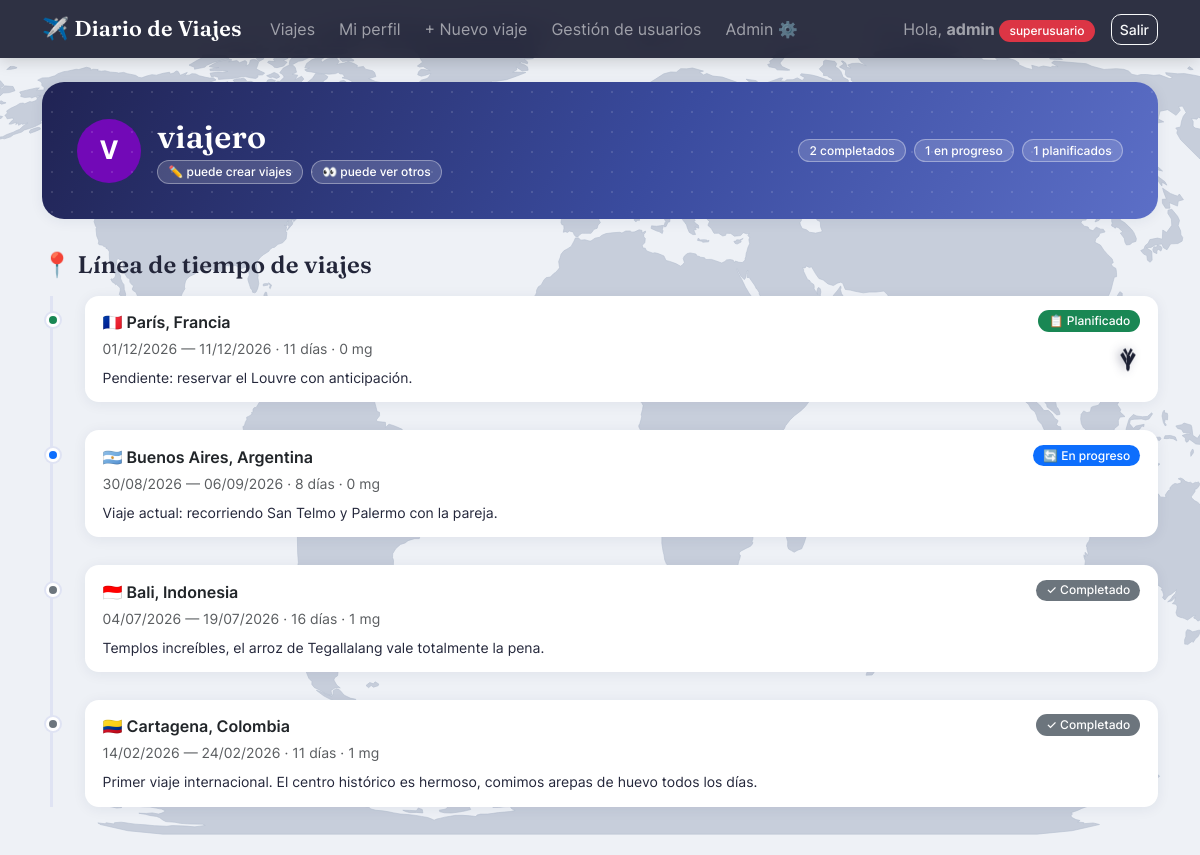
Page /perfil/viajero/ (signed in) on the committed database.
### viajes/models.py (models this page shows, shortened)
class Viaje(models.Model):
    COMPLETADO = "completado"
    EN_PROGRESO = "en_progreso"
    PLANIFICADO = "planificado"
    ESTADO_CHOICES = [
        (COMPLETADO, "Completado"),
        (EN_PROGRESO, "En progreso"),
        (PLANIFICADO, "Planificado"),
    ]
    propietario = models.ForeignKey(
        settings.AUTH_USER_MODEL,
        on_delete=models.CASCADE,
        related_name="viajes",
        verbose_name="Propietario",
    )
    destino = models.CharField(
        max_length=100,
        verbose_name="Destino",
        help_text='Ciudad o región, ej: "París", "Bali", "Cartagena".',
    )
    pais = models.CharField(max_length=100, verbose_name="País")
    fecha_inicio = models.DateField(verbose_name="Fecha de inicio")
    fecha_fin = models.DateField(
        verbose_name="Fecha de término",
        null=True,
        blank=True,
        help_text="Déjalo vacío si el viaje todavía no termina o es un plan a futuro.",
    )
    estado = models.CharField(
        max_length=15,
        choices=ESTADO_CHOICES,
        default=PLANIFICADO,
        editable=False,
        verbose_name="Estado",
    )
    notas = models.TextField(
        blank=True,
        verbose_name="Notas del viaje",
        help_text="Detalles, recuerdos o lo que quieras anotar sobre este viaje.",
    )
    creado = models.DateTimeField(auto_now_add=True)
    actualizado = models.DateTimeField(auto_now=True)
    class Meta:
        ordering = ["-fecha_inicio"]  # más reciente primero
        verbose_name = "Viaje"
        verbose_name_plural = "Viajes"
    def calcular_estado(self):
        hoy = timezone.localdate()
        if self.fecha_inicio > hoy:
            return self.PLANIFICADO
        if self.fecha_fin and self.fecha_fin < hoy:
            return self.COMPLETADO
        return self.EN_PROGRESO
    @property
    def duracion_dias(self):
        fin = self.fecha_fin or timezone.localdate()
        dias = (fin - self.fecha_inicio).days + 1
        return max(dias, 1)
    @property
    def total_mg(self):
        return self.mg.count()

### viajes/views.py (the view)
# urls.py: path("perfil/", views.perfil_usuario, name="mi_perfil"),
@login_required
def perfil_usuario(request, username=None):
    usuario_visto = request.user if username is None else get_object_or_404(User, username=username)
    perfil_solicitante = _perfil_de(request.user)
    perfil_visto = _perfil_de(usuario_visto)
    es_propio = usuario_visto.id == request.user.id
    if not es_propio and not perfil_solicitante.puede_ver_otros:
        messages.warning(request, "No tienes permiso para ver el perfil de otros usuarios.")
        return redirect("lista_viajes")
    _refrescar_estados()
    viajes = Viaje.objects.filter(propietario=usuario_visto)
    contexto = {
        "usuario_visto": usuario_visto,
        "perfil_visto": perfil_visto,
        "es_propio": es_propio,
        "viajes": viajes,
        "total_completados": viajes.filter(estado=Viaje.COMPLETADO).count(),
        "total_en_progreso": viajes.filter(estado=Viaje.EN_PROGRESO).count(),
        "total_planificados": viajes.filter(estado=Viaje.PLANIFICADO).count(),
    }
    return render(request, "viajes/perfil.html", contexto)

### viajes/templatetags/viajes_extras.py (called while the page is built)
def _normalizar(texto):
    texto = texto.strip().lower()
    return "".join(
        c for c in unicodedata.normalize("NFD", texto) if unicodedata.category(c) != "Mn"
    )

@register.filter
def bandera(pais):
    if not pais:
        return "🌍"
    return _BANDERAS.get(_normalizar(pais), "🌍")

@register.filter
def color_avatar(username):
    if not username:
        return _PALETA_AVATAR[0]
    indice = sum(ord(c) for c in username) % len(_PALETA_AVATAR)
    return _PALETA_AVATAR[indice]

@register.filter
def inicial(username):
    return username[0].upper() if username else "?"

### viajes/views.py (called while the page is built)
def _refrescar_estados():
    for viaje in Viaje.objects.all():
        nuevo_estado = viaje.calcular_estado()
        if nuevo_estado != viaje.estado:
            Viaje.objects.filter(pk=viaje.pk).update(estado=nuevo_estado)

def _perfil_de(usuario):
    perfil, _ = PerfilUsuario.objects.get_or_create(usuario=usuario)
    return perfil

### viajes/templates/viajes/perfil.html (shortened to what this page needs)
{% extends "viajes/base.html" %}
{% load viajes_extras %}
{% block contenido %}
<div class="encabezado-perfil d-flex justify-content-between align-items-center flex-wrap gap-3">
    <div class="d-flex align-items-center gap-3">
        <span class="avatar-circulo grande" style="background-color: {{ usuario_visto.username|color_avatar }}">
            {{ usuario_visto.username|inicial }}
        </span>
        <div>
            <h2 class="mb-1">{{ usuario_visto.username }}{% if es_propio %} <small class="opacity-75">(tú)</small>{% endif %}</h2>
            <div class="d-flex gap-2 flex-wrap">
                {% if perfil_visto.puede_crear_viajes %}<span class="badge">✏️ puede crear viajes</span>{% endif %}
                {% if perfil_visto.puede_ver_otros %}<span class="badge">👀 puede ver otros</span>{% endif %}
            </div>
        </div>
    </div>
    <div class="d-flex gap-2">
        <span class="badge badge-completado">{{ total_completados }} completados</span>
        <span class="badge badge-en_progreso">{{ total_en_progreso }} en progreso</span>
        <span class="badge badge-planificado">{{ total_planificados }} planificados</span>
    </div>
</div>
<h4 class="mb-3">📍 Línea de tiempo de viajes</h4>
{% if viajes %}
<div class="timeline mt-3">
    {% for viaje in viajes %}
    <div class="timeline-item {{ viaje.estado }}">
        <div class="d-flex justify-content-between align-items-start flex-wrap gap-2">
            <a class="text-decoration-none text-dark fw-semibold" href="{% url 'detalle_viaje' viaje.pk %}">
                {{ viaje.pais|bandera }} {{ viaje.destino }}, {{ viaje.pais }}
            </a>
            <span class="badge badge-{{ viaje.estado }}">
                {% if viaje.estado == 'completado' %}✓ Completado{% elif viaje.estado == 'en_progreso' %}🔄 En progreso{% else %}📋 Planificado{% endif %}
            </span>
        </div>
        <div class="text-muted small mt-1">
            {{ viaje.fecha_inicio|date:"d/m/Y" }}
            {% if viaje.fecha_fin %} — {{ viaje.fecha_fin|date:"d/m/Y" }}{% endif %}
            · {{ viaje.duracion_dias }} día{{ viaje.duracion_dias|pluralize }}
            · {{ viaje.total_mg }} mg
        </div>
        {% if viaje.notas %}
        <p class="mb-0 mt-2 small">{{ viaje.notas|truncatewords:20 }}</p>
        {% endif %}
    </div>
    {% endfor %}
</div>
{% else %}
<p class="text-muted">Todavía no hay viajes registrados.</p>
{% endif %}
{% endblock %}

### viajes/templates/viajes/base.html (shortened to what this page needs)
{% load static %}
<!DOCTYPE html>
<html lang="es">
<head>
    <link href="{% static 'viajes/vendor/bootstrap/css/bootstrap.min.css' %}" rel="stylesheet">
    <link rel="stylesheet" href="{% static 'viajes/css/style.css' %}">
</head>
<body>
<div class="mapa-fondo" aria-hidden="true"></div>
<nav class="navbar navbar-expand-lg navbar-dark bg-dark mb-4">
    <div class="container">
        <a class="navbar-brand" href="{% url 'lista_viajes' %}">✈️ Diario de Viajes</a>
        <div class="collapse navbar-collapse" id="navbarNav">
            {% if user.is_authenticated %}
            <ul class="navbar-nav me-auto">
                <li class="nav-item"><a class="nav-link" href="{% url 'lista_viajes' %}">Viajes</a></li>
                <li class="nav-item"><a class="nav-link" href="{% url 'mi_perfil' %}">Mi perfil</a></li>
                {% if user.perfil.puede_crear_viajes %}
                <li class="nav-item"><a class="nav-link" href="{% url 'crear_viaje' %}">+ Nuevo viaje</a></li>
                {% endif %}
                {% if user.is_superuser %}
                <li class="nav-item"><a class="nav-link" href="{% url 'gestion_usuarios' %}">Gestión de usuarios</a></li>
                <li class="nav-item"><a class="nav-link" href="/admin/" target="_blank">Admin ⚙️</a></li>
                {% endif %}
            </ul>
            <span class="navbar-text me-3">
                Hola, <strong>{{ user.username }}</strong>
                {% if user.is_superuser %}<span class="badge bg-danger">superusuario</span>{% endif %}
            </span>
            <form action="{% url 'logout' %}" method="post" class="d-flex">
                <button class="btn btn-outline-light btn-sm" type="submit">Salir</button>
            </form>
            {% else %}
            <ul class="navbar-nav ms-auto">
                <li class="nav-item"><a class="nav-link" href="{% url 'login' %}">Ingresar</a></li>
                <li class="nav-item"><a class="nav-link" href="{% url 'registro' %}">Crear cuenta</a></li>
            </ul>
            {% endif %}
        </div>
    </div>
</nav>
<div class="container mb-5">
    {% block contenido %}{% endblock %}
</div>
</body>
</html>

### viajes/static/viajes/css/style.css (style rules this page uses)
:root { --fuente-titulos: "Fraunces", "Georgia", serif; --fuente-texto: "Inter", -apple-system, "Segoe UI", Roboto, sans-serif; --color-primario: #3a86ff; --color-primario-oscuro: #2a5fc9; --sombra-suave: 0 2px 14px rgba(35, 39, 82, 0.07); --sombra-hover: 0 14px 30px rgba(35, 39, 82, 0.14); }
html { scroll-behavior: smooth; }
body { font-family: var(--fuente-texto); color: #23263a; min-height: 100vh; background-color: #eef1f6; background-attachment: fixed; }
.mapa-fondo { position: fixed; inset: 0; z-index: -2; background-color: #eef1f6; background-image: url("../img/mapa-mundo.svg"); background-size: cover; background-position: center; pointer-events: none; }
:root { --ruta-vuelo: ellipse(44vw 40vh at 50vw 45vh); --duracion-vuelo: 34s; }
h1, h2, h3, h4, h5, .navbar-brand { font-family: var(--fuente-titulos); font-weight: 600; letter-spacing: 0.2px; }
.navbar { background: rgba(20, 22, 43, 0.88) !important; backdrop-filter: blur(10px); -webkit-backdrop-filter: blur(10px); box-shadow: 0 2px 16px rgba(0, 0, 0, 0.18); }
.navbar-brand { font-size: 1.35rem; letter-spacing: 0.3px; }
.navbar .nav-link { font-family: var(--fuente-texto); border-radius: 8px; padding: 0.4rem 0.75rem !important; transition: background-color 0.15s ease; }
.badge-completado { background-color: #6c757d; }
.badge-en_progreso { background-color: #0d6efd; }
.badge-planificado { background-color: #198754; }
.badge { border-radius: 999px; font-weight: 500; padding: 0.4em 0.85em; }
.avatar-circulo { display: inline-flex; align-items: center; justify-content: center; width: 2.1rem; height: 2.1rem; border-radius: 50%; color: #fff; font-weight: 700; font-size: 0.9rem; flex-shrink: 0; font-family: var(--fuente-texto); }
.avatar-circulo.grande { width: 4rem; height: 4rem; font-size: 1.6rem; }
.encabezado-perfil { background: linear-gradient(120deg, #202353 0%, #3a4b9e 55%, #5c6fc7 100%); color: #fff; border-radius: 22px; padding: 2.2rem; margin-bottom: 2rem; box-shadow: var(--sombra-suave); position: relative; overflow: hidden; }
.encabezado-perfil::after { content: ""; position: absolute; inset: 0; background-image: radial-gradient(rgba(255, 255, 255, 0.12) 1.5px, transparent 1.5px); background-size: 20px 20px; pointer-events: none; }
.encabezado-perfil > * { position: relative; }
.encabezado-perfil .badge { background-color: rgba(255, 255, 255, 0.16); border: 1px solid rgba(255, 255, 255, 0.35); }
.timeline { position: relative; border-left: 3px solid #dfe3f3; padding-left: 2rem; margin-left: 0.5rem; }
.timeline-item { position: relative; margin-bottom: 1.75rem; background: #fff; border-radius: 14px; padding: 0.9rem 1.1rem; box-shadow: var(--sombra-suave); transition: transform 0.15s ease, box-shadow 0.15s ease; }
.timeline-item::before { content: ""; position: absolute; left: -2.44rem; top: 1.1rem; width: 14px; height: 14px; border-radius: 50%; background: var(--color-primario); border: 3px solid #fff; box-shadow: 0 0 0 2px #dfe3f3; }
.timeline-item.completado::before { background: #6c757d; }
.timeline-item.en_progreso::before { background: #0d6efd; }
.timeline-item.planificado::before { background: #198754; }
.btn { border-radius: 10px; font-family: var(--fuente-texto); font-weight: 500; }

### rows in the picture
Viaje: pais|bandera "🇫🇷", destino "París", pais "Francia", estado "📋 Planificado", fecha_inicio "01/12/2026", fecha_fin "11/12/2026", duracion_dias "11", total_mg "0", notas "Pendiente: reservar el Louvre con anticipación."
Viaje: pais|bandera "🇦🇷", destino "Buenos Aires", pais "Argentina", estado "🔄 En progreso", fecha_inicio "30/08/2026", fecha_fin "06/09/2026", duracion_dias "8", total_mg "0", notas "Viaje actual: recorriendo San Telmo y Palermo con la pareja."
Viaje: pais|bandera "🇮🇩", destino "Bali", pais "Indonesia", estado "✓ Completado", fecha_inicio "04/07/2026", fecha_fin "19/07/2026", duracion_dias "16", total_mg "1", notas "Templos increíbles, el arroz de Tegallalang vale totalmente la pena."
Viaje: pais|bandera "🇨🇴", destino "Cartagena", pais "Colombia", estado "✓ Completado", fecha_inicio "14/02/2026", fecha_fin "24/02/2026", duracion_dias "11", total_mg "1", notas "Primer viaje internacional. El centro histórico es hermoso, comimos arepas de huevo todos los días."

### other values in the picture
{{ user.username }} "admin"
{{ usuario_visto.username|inicial }} "V"
{{ usuario_visto.username }} "viajero"
{{ total_completados }} "2"
{{ total_en_progreso }} "1"
{{ total_planificados }} "1"
